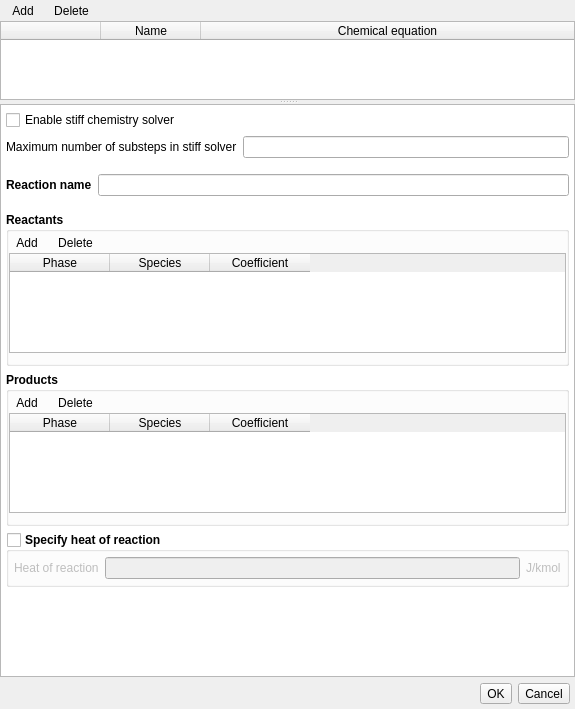
<?xml version="1.0" encoding="UTF-8"?>
<ui version="4.0">
 <class>chemistry</class>
 <widget class="QWidget" name="chemistry">
  <property name="geometry">
   <rect>
    <x>0</x>
    <y>0</y>
    <width>575</width>
    <height>709</height>
   </rect>
  </property>
  <property name="sizePolicy">
   <sizepolicy hsizetype="Preferred" vsizetype="Preferred">
    <horstretch>0</horstretch>
    <verstretch>0</verstretch>
   </sizepolicy>
  </property>
  <property name="windowTitle">
   <string>Chemistry</string>
  </property>
  <layout class="QVBoxLayout" name="verticalLayout">
   <property name="leftMargin">
    <number>0</number>
   </property>
   <property name="topMargin">
    <number>0</number>
   </property>
   <property name="rightMargin">
    <number>0</number>
   </property>
   <property name="bottomMargin">
    <number>0</number>
   </property>
   <item>
    <widget class="QSplitter" name="splitter">
     <property name="orientation">
      <enum>Qt::Vertical</enum>
     </property>
     <widget class="QWidget" name="top_frame" native="true">
      <property name="sizePolicy">
       <sizepolicy hsizetype="Expanding" vsizetype="MinimumExpanding">
        <horstretch>0</horstretch>
        <verstretch>1</verstretch>
       </sizepolicy>
      </property>
      <property name="maximumSize">
       <size>
        <width>16777215</width>
        <height>100</height>
       </size>
      </property>
      <layout class="QVBoxLayout" name="verticalLayout_4">
       <property name="spacing">
        <number>0</number>
       </property>
       <property name="leftMargin">
        <number>0</number>
       </property>
       <property name="topMargin">
        <number>0</number>
       </property>
       <property name="rightMargin">
        <number>0</number>
       </property>
       <property name="bottomMargin">
        <number>0</number>
       </property>
       <item>
        <widget class="QWidget" name="frame_add_delete_reactions" native="true">
         <property name="sizePolicy">
          <sizepolicy hsizetype="Preferred" vsizetype="Minimum">
           <horstretch>0</horstretch>
           <verstretch>0</verstretch>
          </sizepolicy>
         </property>
         <property name="maximumSize">
          <size>
           <width>16777215</width>
           <height>32</height>
          </size>
         </property>
         <layout class="QGridLayout" name="gridLayout_4">
          <property name="leftMargin">
           <number>5</number>
          </property>
          <property name="topMargin">
           <number>0</number>
          </property>
          <property name="rightMargin">
           <number>0</number>
          </property>
          <property name="bottomMargin">
           <number>0</number>
          </property>
          <property name="horizontalSpacing">
           <number>6</number>
          </property>
          <property name="verticalSpacing">
           <number>0</number>
          </property>
          <item row="0" column="0">
           <layout class="QHBoxLayout" name="horizontalLayout">
            <property name="spacing">
             <number>6</number>
            </property>
            <item>
             <widget class="QToolButton" name="toolbutton_add_reaction">
              <property name="toolTip">
               <string>Define new chemical reaction</string>
              </property>
              <property name="text">
               <string>Add</string>
              </property>
              <property name="autoRaise">
               <bool>true</bool>
              </property>
             </widget>
            </item>
            <item>
             <widget class="QToolButton" name="toolbutton_delete_reaction">
              <property name="toolTip">
               <string>Delete chemical reaction</string>
              </property>
              <property name="text">
               <string>Delete</string>
              </property>
              <property name="autoRaise">
               <bool>true</bool>
              </property>
             </widget>
            </item>
            <item>
             <spacer name="horizontalSpacer">
              <property name="orientation">
               <enum>Qt::Horizontal</enum>
              </property>
              <property name="sizeHint" stdset="0">
               <size>
                <width>40</width>
                <height>20</height>
               </size>
              </property>
             </spacer>
            </item>
           </layout>
          </item>
         </layout>
        </widget>
       </item>
       <item>
        <widget class="QTableWidget" name="tablewidget_reactions">
         <property name="sizePolicy">
          <sizepolicy hsizetype="Expanding" vsizetype="Expanding">
           <horstretch>0</horstretch>
           <verstretch>0</verstretch>
          </sizepolicy>
         </property>
         <property name="maximumSize">
          <size>
           <width>16777215</width>
           <height>100</height>
          </size>
         </property>
         <property name="selectionMode">
          <enum>QAbstractItemView::SingleSelection</enum>
         </property>
         <property name="selectionBehavior">
          <enum>QAbstractItemView::SelectRows</enum>
         </property>
         <attribute name="horizontalHeaderVisible">
          <bool>true</bool>
         </attribute>
         <attribute name="horizontalHeaderCascadingSectionResizes">
          <bool>true</bool>
         </attribute>
         <attribute name="horizontalHeaderHighlightSections">
          <bool>false</bool>
         </attribute>
         <attribute name="horizontalHeaderMinimumSectionSize">
          <number>10</number>
         </attribute>
         <attribute name="horizontalHeaderStretchLastSection">
          <bool>true</bool>
         </attribute>
         <attribute name="verticalHeaderVisible">
          <bool>false</bool>
         </attribute>
         <attribute name="verticalHeaderHighlightSections">
          <bool>false</bool>
         </attribute>
         <column>
          <property name="text">
           <string/>
          </property>
         </column>
         <column>
          <property name="text">
           <string>Name</string>
          </property>
         </column>
         <column>
          <property name="text">
           <string>Chemical equation</string>
          </property>
         </column>
        </widget>
       </item>
      </layout>
     </widget>
     <widget class="QWidget" name="bottom_frame" native="true">
      <property name="sizePolicy">
       <sizepolicy hsizetype="Expanding" vsizetype="Expanding">
        <horstretch>0</horstretch>
        <verstretch>0</verstretch>
       </sizepolicy>
      </property>
      <property name="maximumSize">
       <size>
        <width>16777215</width>
        <height>16777215</height>
       </size>
      </property>
      <layout class="QGridLayout" name="gridLayout_5">
       <property name="leftMargin">
        <number>0</number>
       </property>
       <property name="topMargin">
        <number>0</number>
       </property>
       <property name="rightMargin">
        <number>0</number>
       </property>
       <property name="bottomMargin">
        <number>0</number>
       </property>
       <item row="0" column="0">
        <widget class="QScrollArea" name="scrollarea_detail">
         <property name="styleSheet">
          <string notr="true">QWidget#detail_pane {background-color: white}</string>
         </property>
         <property name="widgetResizable">
          <bool>true</bool>
         </property>
         <widget class="QWidget" name="detail_pane">
          <property name="geometry">
           <rect>
            <x>0</x>
            <y>0</y>
            <width>573</width>
            <height>562</height>
           </rect>
          </property>
          <layout class="QVBoxLayout" name="verticalLayout_2">
           <property name="leftMargin">
            <number>5</number>
           </property>
           <property name="topMargin">
            <number>5</number>
           </property>
           <property name="rightMargin">
            <number>5</number>
           </property>
           <property name="bottomMargin">
            <number>5</number>
           </property>
           <item>
            <widget class="CheckBox" name="checkbox_keyword_stiff_chemistry">
             <property name="maximumSize">
              <size>
               <width>16777215</width>
               <height>16777215</height>
              </size>
             </property>
             <property name="font">
              <font>
               <weight>50</weight>
               <bold>false</bold>
              </font>
             </property>
             <property name="text">
              <string>Enable stiff chemistry solver</string>
             </property>
            </widget>
           </item>
           <item>
            <layout class="QHBoxLayout" name="horizontalLayout_5">
             <item>
              <widget class="QLabel" name="label_stiff_chem_max_steps">
               <property name="text">
                <string>Maximum number of substeps in stiff solver</string>
               </property>
              </widget>
             </item>
             <item>
              <widget class="LineEdit" name="lineedit_keyword_stiff_chem_max_steps"/>
             </item>
            </layout>
           </item>
           <item>
            <layout class="QHBoxLayout" name="layout_reaction_name">
             <property name="topMargin">
              <number>10</number>
             </property>
             <property name="bottomMargin">
              <number>10</number>
             </property>
             <item>
              <widget class="QLabel" name="label_reaction_name">
               <property name="font">
                <font>
                 <weight>75</weight>
                 <bold>true</bold>
                </font>
               </property>
               <property name="text">
                <string>Reaction name</string>
               </property>
               <property name="margin">
                <number>0</number>
               </property>
              </widget>
             </item>
             <item>
              <widget class="LineEdit" name="lineedit_reaction_name"/>
             </item>
            </layout>
           </item>
           <item>
            <widget class="QGroupBox" name="groupbox_reactants">
             <property name="sizePolicy">
              <sizepolicy hsizetype="Minimum" vsizetype="Fixed">
               <horstretch>0</horstretch>
               <verstretch>0</verstretch>
              </sizepolicy>
             </property>
             <property name="maximumSize">
              <size>
               <width>16777215</width>
               <height>16777215</height>
              </size>
             </property>
             <property name="font">
              <font>
               <weight>75</weight>
               <bold>true</bold>
              </font>
             </property>
             <property name="title">
              <string>Reactants</string>
             </property>
             <property name="flat">
              <bool>true</bool>
             </property>
             <layout class="QGridLayout" name="gridLayout_2">
              <property name="leftMargin">
               <number>0</number>
              </property>
              <property name="topMargin">
               <number>0</number>
              </property>
              <property name="rightMargin">
               <number>0</number>
              </property>
              <property name="bottomMargin">
               <number>10</number>
              </property>
              <property name="spacing">
               <number>0</number>
              </property>
              <item row="0" column="0">
               <widget class="QWidget" name="frame_add_delete_reactants" native="true">
                <property name="minimumSize">
                 <size>
                  <width>0</width>
                  <height>0</height>
                 </size>
                </property>
                <property name="maximumSize">
                 <size>
                  <width>16777215</width>
                  <height>32</height>
                 </size>
                </property>
                <property name="font">
                 <font>
                  <weight>50</weight>
                  <bold>false</bold>
                 </font>
                </property>
                <layout class="QHBoxLayout" name="horizontalLayout_2">
                 <property name="spacing">
                  <number>6</number>
                 </property>
                 <property name="sizeConstraint">
                  <enum>QLayout::SetMaximumSize</enum>
                 </property>
                 <property name="leftMargin">
                  <number>0</number>
                 </property>
                 <property name="topMargin">
                  <number>0</number>
                 </property>
                 <property name="rightMargin">
                  <number>0</number>
                 </property>
                 <property name="bottomMargin">
                  <number>0</number>
                 </property>
                 <item>
                  <widget class="QToolButton" name="toolbutton_add_reactant">
                   <property name="font">
                    <font>
                     <weight>50</weight>
                     <bold>false</bold>
                    </font>
                   </property>
                   <property name="text">
                    <string>Add</string>
                   </property>
                   <property name="autoRaise">
                    <bool>true</bool>
                   </property>
                  </widget>
                 </item>
                 <item>
                  <widget class="QToolButton" name="toolbutton_delete_reactant">
                   <property name="font">
                    <font>
                     <weight>50</weight>
                     <bold>false</bold>
                    </font>
                   </property>
                   <property name="text">
                    <string>Delete</string>
                   </property>
                   <property name="autoRaise">
                    <bool>true</bool>
                   </property>
                  </widget>
                 </item>
                 <item>
                  <spacer name="horizontalSpacer_2">
                   <property name="orientation">
                    <enum>Qt::Horizontal</enum>
                   </property>
                   <property name="sizeHint" stdset="0">
                    <size>
                     <width>40</width>
                     <height>20</height>
                    </size>
                   </property>
                  </spacer>
                 </item>
                </layout>
               </widget>
              </item>
              <item row="1" column="0">
               <widget class="QTableWidget" name="tablewidget_reactants">
                <property name="maximumSize">
                 <size>
                  <width>16777215</width>
                  <height>100</height>
                 </size>
                </property>
                <property name="font">
                 <font>
                  <weight>50</weight>
                  <bold>false</bold>
                 </font>
                </property>
                <property name="selectionMode">
                 <enum>QAbstractItemView::NoSelection</enum>
                </property>
                <property name="selectionBehavior">
                 <enum>QAbstractItemView::SelectRows</enum>
                </property>
                <attribute name="horizontalHeaderHighlightSections">
                 <bool>false</bool>
                </attribute>
                <attribute name="verticalHeaderVisible">
                 <bool>false</bool>
                </attribute>
                <attribute name="verticalHeaderHighlightSections">
                 <bool>false</bool>
                </attribute>
                <column>
                 <property name="text">
                  <string>Phase</string>
                 </property>
                </column>
                <column>
                 <property name="text">
                  <string>Species</string>
                 </property>
                </column>
                <column>
                 <property name="text">
                  <string>Coefficient</string>
                 </property>
                </column>
               </widget>
              </item>
             </layout>
            </widget>
           </item>
           <item>
            <widget class="QGroupBox" name="groupbox_products">
             <property name="sizePolicy">
              <sizepolicy hsizetype="Minimum" vsizetype="Fixed">
               <horstretch>0</horstretch>
               <verstretch>0</verstretch>
              </sizepolicy>
             </property>
             <property name="maximumSize">
              <size>
               <width>16777215</width>
               <height>16777215</height>
              </size>
             </property>
             <property name="font">
              <font>
               <weight>75</weight>
               <bold>true</bold>
              </font>
             </property>
             <property name="title">
              <string>Products</string>
             </property>
             <property name="flat">
              <bool>true</bool>
             </property>
             <layout class="QGridLayout" name="gridLayout_3">
              <property name="leftMargin">
               <number>0</number>
              </property>
              <property name="topMargin">
               <number>0</number>
              </property>
              <property name="rightMargin">
               <number>0</number>
              </property>
              <property name="bottomMargin">
               <number>10</number>
              </property>
              <property name="spacing">
               <number>0</number>
              </property>
              <item row="0" column="0">
               <widget class="QWidget" name="frame_add_delete_products" native="true">
                <property name="maximumSize">
                 <size>
                  <width>16777215</width>
                  <height>32</height>
                 </size>
                </property>
                <property name="font">
                 <font>
                  <weight>50</weight>
                  <bold>false</bold>
                 </font>
                </property>
                <layout class="QHBoxLayout" name="horizontalLayout_3">
                 <property name="spacing">
                  <number>6</number>
                 </property>
                 <property name="sizeConstraint">
                  <enum>QLayout::SetMaximumSize</enum>
                 </property>
                 <property name="leftMargin">
                  <number>0</number>
                 </property>
                 <property name="topMargin">
                  <number>0</number>
                 </property>
                 <property name="rightMargin">
                  <number>0</number>
                 </property>
                 <property name="bottomMargin">
                  <number>0</number>
                 </property>
                 <item>
                  <widget class="QToolButton" name="toolbutton_add_product">
                   <property name="font">
                    <font>
                     <weight>50</weight>
                     <bold>false</bold>
                    </font>
                   </property>
                   <property name="text">
                    <string>Add</string>
                   </property>
                   <property name="autoRaise">
                    <bool>true</bool>
                   </property>
                  </widget>
                 </item>
                 <item>
                  <widget class="QToolButton" name="toolbutton_delete_product">
                   <property name="font">
                    <font>
                     <weight>50</weight>
                     <bold>false</bold>
                    </font>
                   </property>
                   <property name="text">
                    <string>Delete</string>
                   </property>
                   <property name="autoRaise">
                    <bool>true</bool>
                   </property>
                  </widget>
                 </item>
                 <item>
                  <spacer name="horizontalSpacer_3">
                   <property name="orientation">
                    <enum>Qt::Horizontal</enum>
                   </property>
                   <property name="sizeHint" stdset="0">
                    <size>
                     <width>40</width>
                     <height>20</height>
                    </size>
                   </property>
                  </spacer>
                 </item>
                </layout>
               </widget>
              </item>
              <item row="1" column="0">
               <widget class="QTableWidget" name="tablewidget_products">
                <property name="maximumSize">
                 <size>
                  <width>16777215</width>
                  <height>100</height>
                 </size>
                </property>
                <property name="font">
                 <font>
                  <weight>50</weight>
                  <bold>false</bold>
                 </font>
                </property>
                <property name="selectionMode">
                 <enum>QAbstractItemView::NoSelection</enum>
                </property>
                <property name="selectionBehavior">
                 <enum>QAbstractItemView::SelectRows</enum>
                </property>
                <attribute name="horizontalHeaderHighlightSections">
                 <bool>false</bool>
                </attribute>
                <attribute name="verticalHeaderVisible">
                 <bool>false</bool>
                </attribute>
                <attribute name="verticalHeaderHighlightSections">
                 <bool>false</bool>
                </attribute>
                <column>
                 <property name="text">
                  <string>Phase</string>
                 </property>
                </column>
                <column>
                 <property name="text">
                  <string>Species</string>
                 </property>
                </column>
                <column>
                 <property name="text">
                  <string>Coefficient</string>
                 </property>
                </column>
               </widget>
              </item>
             </layout>
            </widget>
           </item>
           <item>
            <widget class="QGroupBox" name="groupbox_dh">
             <property name="sizePolicy">
              <sizepolicy hsizetype="Preferred" vsizetype="Fixed">
               <horstretch>0</horstretch>
               <verstretch>0</verstretch>
              </sizepolicy>
             </property>
             <property name="font">
              <font>
               <weight>75</weight>
               <bold>true</bold>
              </font>
             </property>
             <property name="title">
              <string>Specify heat of reaction</string>
             </property>
             <property name="flat">
              <bool>true</bool>
             </property>
             <property name="checkable">
              <bool>true</bool>
             </property>
             <property name="checked">
              <bool>false</bool>
             </property>
             <layout class="QGridLayout" name="gridLayout">
              <property name="leftMargin">
               <number>5</number>
              </property>
              <property name="topMargin">
               <number>5</number>
              </property>
              <property name="rightMargin">
               <number>5</number>
              </property>
              <property name="bottomMargin">
               <number>5</number>
              </property>
              <property name="spacing">
               <number>6</number>
              </property>
              <item row="0" column="1">
               <widget class="LineEdit" name="lineedit_dh">
                <property name="enabled">
                 <bool>true</bool>
                </property>
                <property name="font">
                 <font>
                  <weight>50</weight>
                  <bold>false</bold>
                 </font>
                </property>
               </widget>
              </item>
              <item row="0" column="2">
               <widget class="QLabel" name="label_dh_units">
                <property name="enabled">
                 <bool>true</bool>
                </property>
                <property name="font">
                 <font>
                  <weight>50</weight>
                  <bold>false</bold>
                 </font>
                </property>
                <property name="text">
                 <string>J/kmol</string>
                </property>
               </widget>
              </item>
              <item row="0" column="0">
               <widget class="QLabel" name="label_dh">
                <property name="enabled">
                 <bool>true</bool>
                </property>
                <property name="font">
                 <font>
                  <weight>50</weight>
                  <bold>false</bold>
                 </font>
                </property>
                <property name="text">
                 <string>Heat of reaction</string>
                </property>
               </widget>
              </item>
             </layout>
            </widget>
           </item>
           <item>
            <spacer name="verticalSpacer">
             <property name="orientation">
              <enum>Qt::Vertical</enum>
             </property>
             <property name="sizeType">
              <enum>QSizePolicy::Expanding</enum>
             </property>
             <property name="sizeHint" stdset="0">
              <size>
               <width>20</width>
               <height>40</height>
              </size>
             </property>
            </spacer>
           </item>
          </layout>
         </widget>
        </widget>
       </item>
       <item row="1" column="0">
        <layout class="QHBoxLayout" name="horizontalLayout_4">
         <property name="rightMargin">
          <number>5</number>
         </property>
         <property name="bottomMargin">
          <number>5</number>
         </property>
         <item>
          <spacer name="horizontalSpacer_4">
           <property name="orientation">
            <enum>Qt::Horizontal</enum>
           </property>
           <property name="sizeHint" stdset="0">
            <size>
             <width>40</width>
             <height>20</height>
            </size>
           </property>
          </spacer>
         </item>
         <item>
          <widget class="QLabel" name="label_status">
           <property name="text">
            <string/>
           </property>
          </widget>
         </item>
         <item>
          <widget class="QToolButton" name="toolbutton_ok">
           <property name="text">
            <string>OK</string>
           </property>
          </widget>
         </item>
         <item>
          <widget class="QToolButton" name="toolbutton_cancel">
           <property name="text">
            <string>Cancel</string>
           </property>
          </widget>
         </item>
        </layout>
       </item>
      </layout>
     </widget>
    </widget>
   </item>
  </layout>
 </widget>
 <customwidgets>
  <customwidget>
   <class>CheckBox</class>
   <extends>QCheckBox</extends>
   <header>mfixgui.widgets.base</header>
  </customwidget>
  <customwidget>
   <class>LineEdit</class>
   <extends>QLineEdit</extends>
   <header>mfixgui.widgets.base</header>
  </customwidget>
 </customwidgets>
 <resources/>
 <connections/>
</ui>
